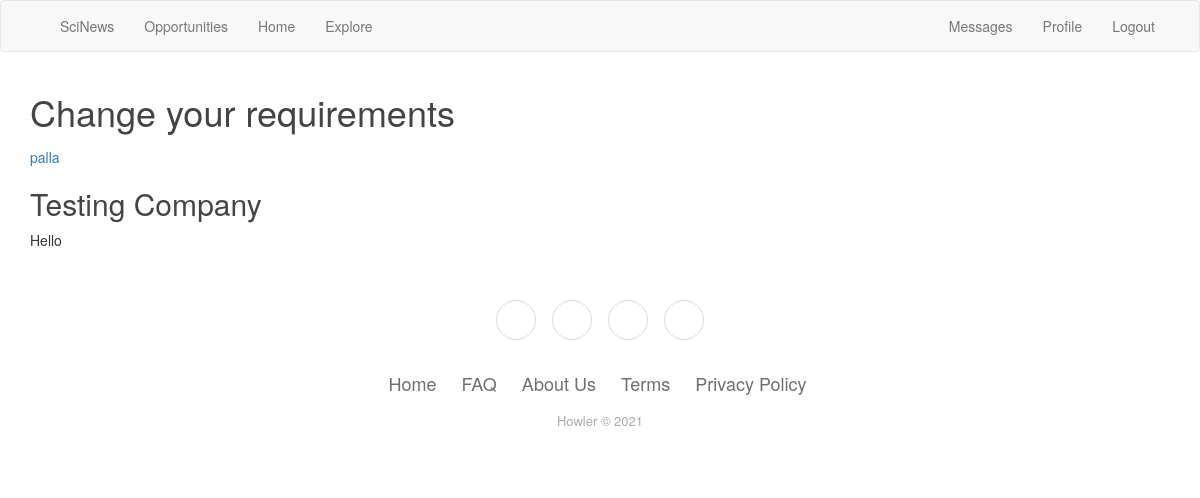
Page /job/5 (signed in) on the earlier database version.
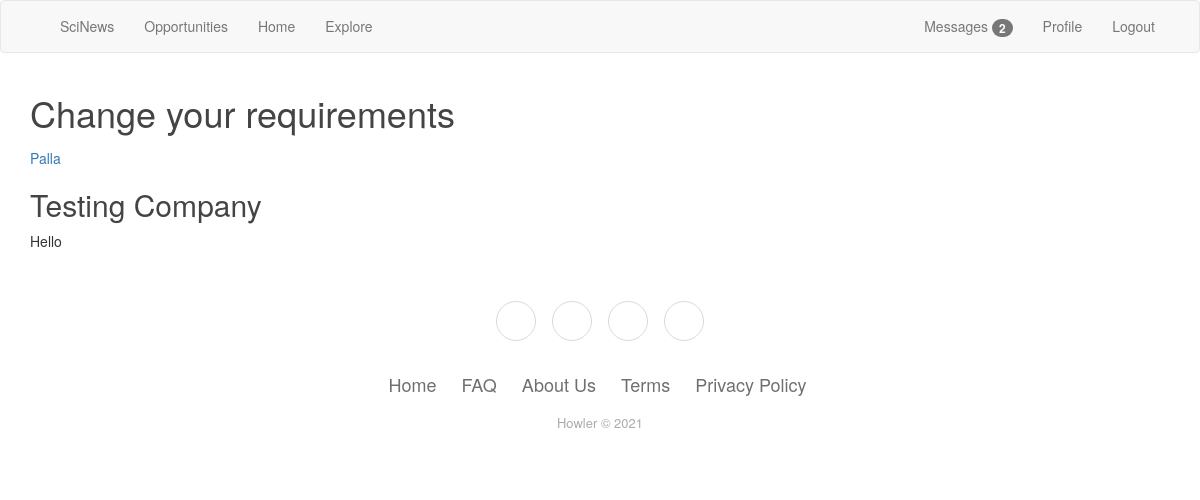
Same page on the later database version.
### app/models.py (models this page shows, shortened)
class User(UserMixin,db.Model):
    id = db.Column(db.Integer, primary_key=True)
    username = db.Column(db.String(64), index=True, unique=True)
    email = db.Column(db.String(120), index=True, unique=True)
    password_hash = db.Column(db.String(128))
    posts = db.relationship('Post', backref='author', lazy='dynamic')
    job = db.relationship('Jobpost', backref='author', lazy='dynamic')  #This will also link with jobpost
    about_me = db.Column(db.String(1500)) #Places data about the user here
    last_seen = db.Column(db.DateTime, default=datetime.utcnow)
    followed = db.relationship(
        'User', secondary=followers,
        primaryjoin=(followers.c.follower_id == id),
        secondaryjoin=(followers.c.followed_id == id),
        backref=db.backref('followers', lazy='dynamic'), lazy='dynamic')
    messages_sent = db.relationship('Message',
                                    foreign_keys='Message.sender_id',
                                    backref='author', lazy='dynamic')
    messages_received = db.relationship('Message',
                                        foreign_keys='Message.recipient_id',
                                        backref='recipient', lazy='dynamic')
    last_message_read_time = db.Column(db.DateTime)
    notifications = db.relationship('Notification', backref='user',
                                    lazy='dynamic')
    def new_messages(self):
        last_read_time = self.last_message_read_time or datetime(1900, 1, 1)
        return Message.query.filter_by(recipient=self).filter(
            Message.timestamp > last_read_time).count()

### app/routes.py (the view)
@app.route('/job/<int:job_id>')
def job (job_id):
    post =Jobpost.query.get_or_404(job_id)  #Gets the id of the post clicked.
    return render_template('job.html', title=post.title, post=post)

### app/models.py (called while the page is built)
@login.user_loader
def load_user(id):
    return User.query.get(int(id))

### app/routes.py (called while the page is built)
@app.before_request  #Checks if user is logged to know when they have been last seen.
def before_request():
    if current_user.is_authenticated:
        current_user.last_seen = datetime.utcnow()
        db.session.commit()
    g.locale = str(get_locale())

@app.before_request
def before_request():
    g.locale = str(get_locale())

### app/templates/job.html
{% extends "base.html" %}
{% block app_content %}
    {% import 'bootstrap/wtf.html' as wtf %}
     <h1 >{{ _('Change your requirements') }}</h1>
        <article class="media content-section">
          <div class="media-body">
            <div class="article-metadata">
              <a class="mr-2" href="#">{{ post.author.username }}</a>
            </div>
            <h2 class = "article-title">{{ post.title }}</h2>
            <p class="article-content">{{ post.content }}</p>
          </div>
        </article>
{% endblock %}

Differences in the rows shown:
changed User: author.username "palla" → "Palla"
Other differences:
{{ new_messages }}: (not shown) → "2"
